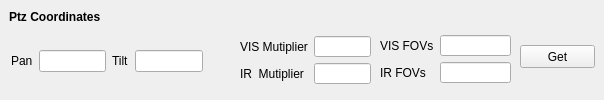
           <widget class="QWidget" name="widget_6" native="true">
            <property name="minimumSize">
             <size>
              <width>0</width>
              <height>100</height>
             </size>
            </property>
            <widget class="QLabel" name="label_20">
             <property name="geometry">
              <rect>
               <x>9</x>
               <y>9</y>
               <width>105</width>
               <height>16</height>
              </rect>
             </property>
             <property name="font">
              <font>
               <weight>75</weight>
               <bold>true</bold>
              </font>
             </property>
             <property name="text">
              <string>Ptz Coordinates</string>
             </property>
            </widget>
            <widget class="QPushButton" name="getCoordinatesBtn">
             <property name="geometry">
              <rect>
               <x>520</x>
               <y>45</y>
               <width>75</width>
               <height>23</height>
              </rect>
             </property>
             <property name="text">
              <string>Get</string>
             </property>
            </widget>
            <widget class="QWidget" name="layoutWidget">
             <property name="geometry">
              <rect>
               <x>11</x>
               <y>50</y>
               <width>211</width>
               <height>22</height>
              </rect>
             </property>
             <layout class="QGridLayout" name="gridLayout_23">
              <item row="0" column="0">
               <widget class="QLabel" name="label_21">
                <property name="text">
                 <string>Pan</string>
                </property>
               </widget>
              </item>
              <item row="0" column="1">
               <widget class="QLineEdit" name="panEdit"/>
              </item>
              <item row="0" column="3">
               <widget class="QLineEdit" name="tiltEdit">
                <property name="text">
                 <string/>
                </property>
               </widget>
              </item>
              <item row="0" column="2">
               <widget class="QLabel" name="label_22">
                <property name="text">
                 <string>Tilt</string>
                </property>
               </widget>
              </item>
              <item row="0" column="4">
               <spacer name="horizontalSpacer_2">
                <property name="orientation">
                 <enum>Qt::Horizontal</enum>
                </property>
                <property name="sizeHint" stdset="0">
                 <size>
                  <width>60</width>
                  <height>20</height>
                 </size>
                </property>
               </spacer>
              </item>
             </layout>
            </widget>
            <widget class="QWidget" name="layoutWidget">
             <property name="geometry">
              <rect>
               <x>380</x>
               <y>35</y>
               <width>131</width>
               <height>48</height>
              </rect>
             </property>
             <layout class="QGridLayout" name="gridLayout_25">
              <item row="0" column="0">
               <widget class="QLabel" name="label_34">
                <property name="text">
                 <string>VIS FOVs</string>
                </property>
               </widget>
              </item>
              <item row="0" column="1">
               <widget class="QLineEdit" name="visFovEdit">
                <property name="text">
                 <string/>
                </property>
               </widget>
              </item>
              <item row="1" column="0">
               <widget class="QLabel" name="label_35">
                <property name="text">
                 <string>IR FOVs</string>
                </property>
               </widget>
              </item>
              <item row="1" column="1">
               <widget class="QLineEdit" name="irFovEdit">
                <property name="text">
                 <string/>
                </property>
               </widget>
              </item>
             </layout>
            </widget>
            <widget class="QWidget" name="layoutWidget">
             <property name="geometry">
              <rect>
               <x>240</x>
               <y>36</y>
               <width>131</width>
               <height>48</height>
              </rect>
             </property>
             <layout class="QGridLayout" name="gridLayout_24">
              <item row="0" column="0">
               <widget class="QLabel" name="label_33">
                <property name="text">
                 <string>VIS Mutiplier</string>
                </property>
               </widget>
              </item>
              <item row="0" column="1">
               <widget class="QLineEdit" name="visZoomEdit">
                <property name="text">
                 <string/>
                </property>
               </widget>
              </item>
              <item row="1" column="0">
               <widget class="QLabel" name="label_23">
                <property name="text">
                 <string>IR  Mutiplier</string>
                </property>
               </widget>
              </item>
              <item row="1" column="1">
               <widget class="QLineEdit" name="irZoomEdit">
                <property name="text">
                 <string/>
                </property>
               </widget>
              </item>
             </layout>
            </widget>
           </widget>
